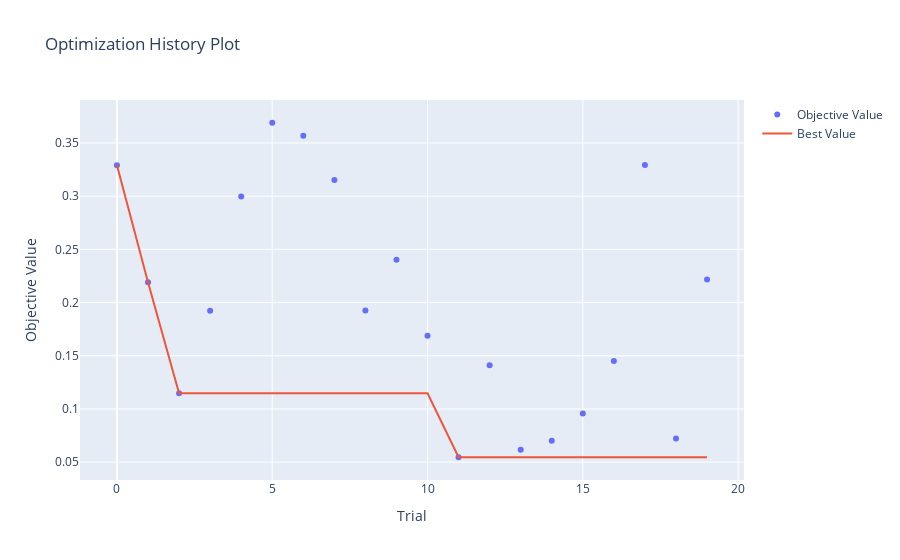

Notebook source saved alongside this figure:
### Code cell
# Create study object and perform optimization
study = optuna.create_study(direction='minimize')
study.optimize(objective, n_trials=20)  

# Best hyperparameters
best_hyperparams = study.best_trial.params
print('Best hyperparameters:', best_hyperparams)

# Plot optimization history
optimization_history = plot_optimization_history(study)
optimization_history.show()

### Figure 1 — Plotly figure (JSON) as saved in the notebook; plotly's stock layout.template omitted (floating-point values rounded to 4 significant figures)
{"data": [{"mode": "markers", "name": "Objective Value", "type": "scatter", "x": [0, 1, 2, 3, 4, 5, 6, 7, 8, 9, 10, 11, 12, 13, 14, 15, 16, 17, 18, 19], "y": [0.3291, 0.2192, 0.1146, 0.1923, 0.2996, 0.369, 0.3569, 0.3152, 0.1925, 0.2402, 0.1687, 0.0546, 0.1411, 0.06172, 0.07005, 0.09583, 0.1451, 0.3292, 0.07219, 0.2218]}, {"mode": "lines", "name": "Best Value", "type": "scatter", "x": [0, 1, 2, 3, 4, 5, 6, 7, 8, 9, 10, 11, 12, 13, 14, 15, 16, 17, 18, 19], "y": [0.3291, 0.2192, 0.1146, 0.1146, 0.1146, 0.1146, 0.1146, 0.1146, 0.1146, 0.1146, 0.1146, 0.0546, 0.0546, 0.0546, 0.0546, 0.0546, 0.0546, 0.0546, 0.0546, 0.0546]}, {"marker": {"color": "#cccccc"}, "mode": "markers", "name": "Infeasible Trial", "showlegend": false, "type": "scatter", "x": [], "y": []}], "layout": {"title": {"text": "Optimization History Plot"}, "xaxis": {"title": {"text": "Trial"}}, "yaxis": {"title": {"text": "Objective Value"}}}}
